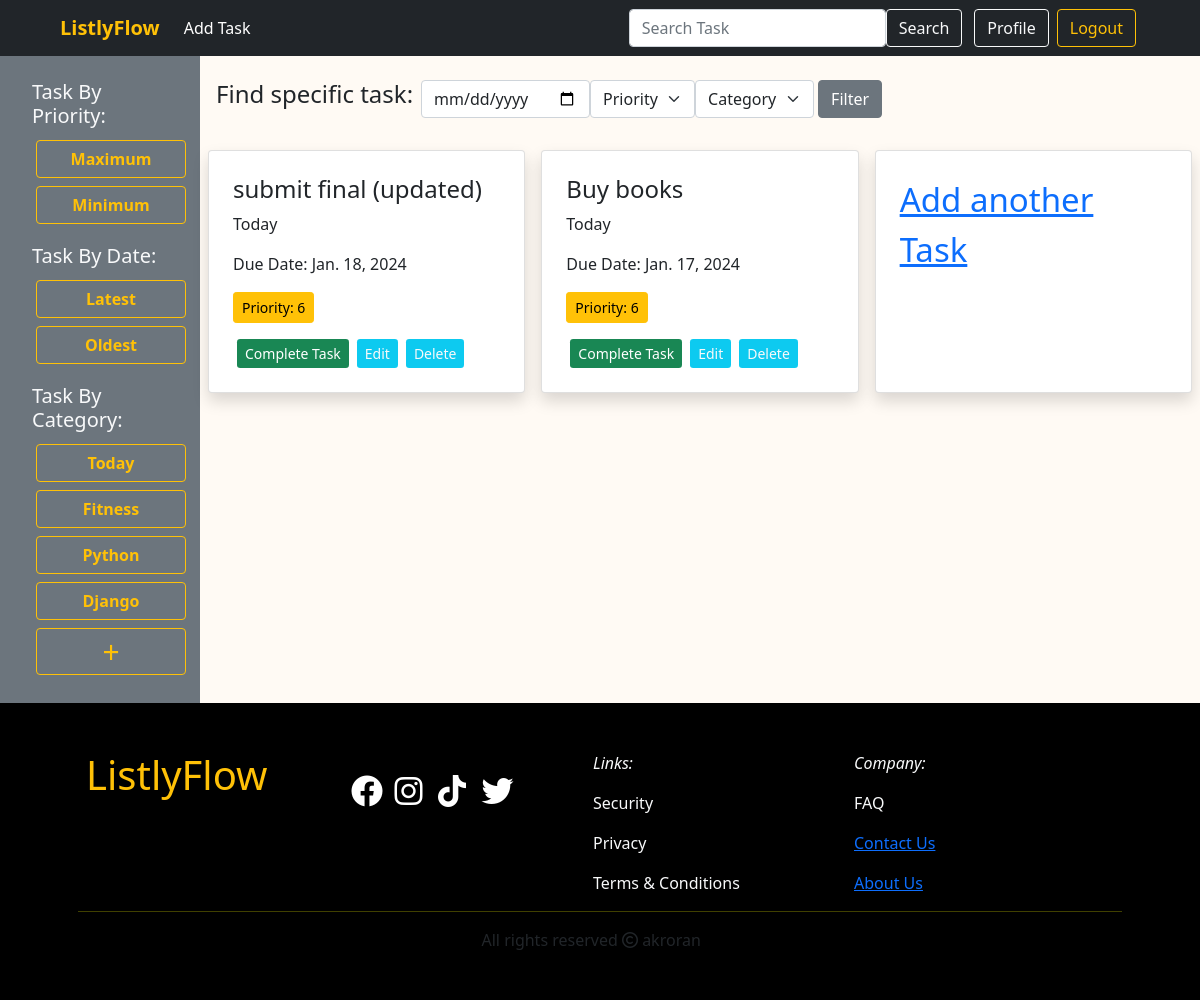
The page /category/today/ (signed in) on the database its author committed.
### task/models.py (models this page shows, shortened)
class Category(models.Model):
    name = models.CharField(max_length=30)
    slug = AutoSlugField(populate_from='name', editable=True, always_update=True)
    def __str__(self):
        return self.name
    class Meta:
        verbose_name_plural = "Categories"

class Task(models.Model):
    title = models.CharField(max_length=250)
    description = models.TextField(blank=True, null=True)
    status = models.BooleanField(default=False)
    due_date = models.DateField(null=True, blank=True)
    priority = models.IntegerField(default=1, choices = [(0,'0'),(1,'1'),(2,'2'),(3,'3'),(4,'4'),(5,'5'),(6,'6'),(7,'7'),(8,'8')])
    category = models.ForeignKey(Category, on_delete=models.CASCADE,related_name='tasks')
    user = models.ForeignKey(User, on_delete=models.CASCADE, related_name='tasks')

### listlyflow/views.py (the view, shortened to what this page needs)
# urls.py: path('', views.home, name='home'),
def home(request, slug = None):
    form = TaskFilterForm()
    search = request.GET.get('search')
    if request.user.is_authenticated:
        user = request.user
        if slug is not None:
            category = Category.objects.get(slug=slug)
            data = Task.objects.filter(category=category, user=user).order_by('status')
        else:
            data = Task.objects.filter(user=user).order_by('status')
    else :
        data = {}
    categories = Category.objects.all()
    return render(request, 'home.html', {'data': data,'categories': categories, 'form': form})

### task/forms.py
class TaskFilterForm(forms.Form):
    date = forms.DateField(widget=forms.DateInput(attrs={'type': 'date'}), required=False)
    priority = forms.ChoiceField(choices = [( '','Priority'), (0,'0'),(1,'1'),(2,'2'),(3,'3'),(4,'4'),(5,'5'),(6,'6'),(7,'7'),(8,'8')], required=False)
    category = forms.ModelChoiceField(queryset=models.Category.objects.all(), empty_label='Category', required=False)

### templates/home.html (shortened to what this page needs)
{% extends "base.html" %}
{% load static %}
{% block css_link %}
<link rel="stylesheet" href="{% static "css/home.css" %}">
{% endblock css_link %}
{% block content %}
{% load crispy_forms_tags %}
{% if request.user.is_authenticated %}
<div class="d-flex flex-wrap">
  <div class="col-2 bg-secondary text-light p-4">
    <h5 class="text-light mx-2 mb-2">Task By Priority:</h5>
    <div class="ms-2 mb-3">
        <a class="btn btn-outline-warning m-1"
        style="width: 150px; font-weight: 600;"
        href="{% url "sort-priority" True %}">Maximum</a>
        <a class="btn btn-outline-warning m-1"
        style="width: 150px; font-weight: 600;"
        href="{% url "sort-priority" False %}">Minimum</a>
      </div>
    <h5 class="text-light mx-2 mb-2">Task By Date:</h5>
    <div class="ms-2 mb-3">
        <a class="btn btn-outline-warning m-1"
        style="width: 150px; font-weight: 600;"
        href="{% url "sort-date" False %}">Latest</a>
        <a class="btn btn-outline-warning m-1"
        style="width: 150px; font-weight: 600;"
        href="{% url "sort-date" True %}">Oldest</a>
      </div>
    <h5 class="text-light mx-2 mb-2">Task By Category:</h5>
    <div class="ms-2">
        {% for category in categories %}
          <a class="btn btn-outline-warning m-1"
          style="width: 150px; font-weight: 600;"
          href="{% url "sort-category" category.slug %}">{{ category.name }}</a>
          {% endfor %}
        </div>
    <div class="ms-2">
        <a class="btn btn-outline-warning m-1 p-0"
        style="width: 150px; font-weight: 500; font-size: 30px;"
        href="{% url "add-category" %}"> + </a>
  </div>
</div>
  <div class="col-10">
  <div class="d-flex m-3">
    <h4 class="mt-2">Find specific task:</h4>
    <form class="d-flex p-2" action="{% url "filter" %}">
      {% for f in form  %}
      <div>
        {{f}}
      </div>
      {% endfor %}
      <button class="btn btn-secondary mx-1" type="submit">Filter</button>
    </form>
  </div>
    <div
    class="d-flex flex-wrap justify-content-center" >
      {% for task in data %}
          <div class="col-md-4 d-flex align-items-stretch">
            <div class="card p-2 m-2 shadow w-100">
              <div class="card-body">
                <h4> {{task.title}} </h4>
                <p> {{task.category}} </p>
                <p> Due Date: {{task.due_date}} </p>
                {% if task.priority > 6 %}
                <p class="btn btn-sm btn-danger ">Priority: {{task.priority}} </p>
                {% elif task.priority > 4 %}
                <p class="btn btn-sm btn-warning">Priority: {{task.priority}} </p>
                {% else %}
                <p class="btn btn-sm btn-success">Priority: {{task.priority}} </p>
                {% endif %}
                <div class="d-flex ">
                    {% if task.status %}
                    <a class="btn-sm btn-secondary mx-1 text-decoration-none" disabled>Completed</a>
                    {% else %}
                    <a class="btn-sm btn-success mx-1 text-decoration-none" href="{% url "task-done" task.id %}">Complete Task</a>
                    {% endif %}
                    <a class="btn-sm btn-info mx-1 text-light text-decoration-none" href="{% url "edit-task" task.id %}">Edit</a>
                    <a class="btn-sm btn-info mx-1 text-light text-decoration-none" href="{% url "delete-task" task.id %}">Delete</a>
                </div>
              </div>
            </div>
          </div>
      {% endfor %}
      <div class="col-md-4 col-sm-6 d-flex align-items-stretch">
        <div class="card p-2 m-2 shadow w-100">
          <div class="card-body">
            <div class="d-flex align-items-center justify-content-center"
            style="font-size:33px">
                <a href="{% url "add-task" %}">Add another Task</a>
            </div>
          </div>
        </div>
      </div>
      </div>
  </div>
</div>
{% endif %}
{% endblock content %}

### static/css/home.css (style rules this page uses)
body { overflow-x: hidden; }

### rows shown on the page
Category: name "Today"
Category: name "Fitness"
Category: name "Python"
Category: name "Django"
Task: title "submit final (updated)", category "Today", due_date "Jan. 18, 2024", priority "6", status "Complete Task"
Task: title "Buy books", category "Today", due_date "Jan. 17, 2024", priority "6", status "Complete Task"
